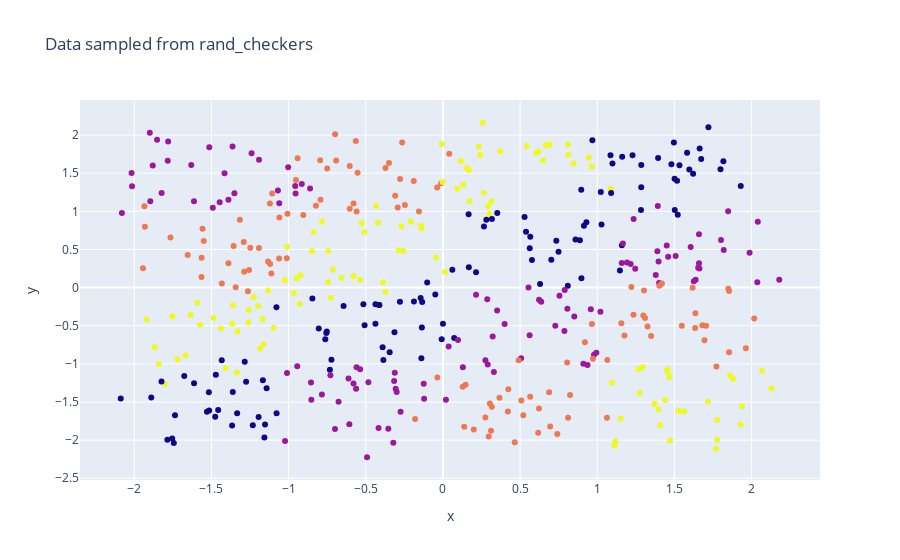

The code cell stored with this chart in its notebook:
### Markdown cell above
## Question 2

### Code cell
# sample data
data = rand_checkers(n1=114, n2=114, n3=114, n4=114)

# plot
fig = go.Figure(data=[
    go.Scatter(
        x=data[:, 0],
        y=data[:, 1],
        marker_color=data[:, 2],
        mode="markers"
    )
])

fig.update_layout(
    title="Data sampled from rand_checkers",
    xaxis_title="x",
    yaxis_title="y"
)

fig.show()

### Figure 1 — Plotly figure (JSON) as saved in the notebook; plotly's stock layout.template omitted (floating-point values rounded to 4 significant figures; data arrays with more than 128 entries replaced by an {"elided": "..."} marker saying what was removed)
{"data": [{"marker": {"color": {"elided": "448 int values"}}, "mode": "markers", "type": "scatter", "x": {"elided": "448 float values"}, "y": {"elided": "448 float values"}}], "layout": {"title": {"text": "Data sampled from rand_checkers"}, "xaxis": {"title": {"text": "x"}}, "yaxis": {"title": {"text": "y"}}}}
